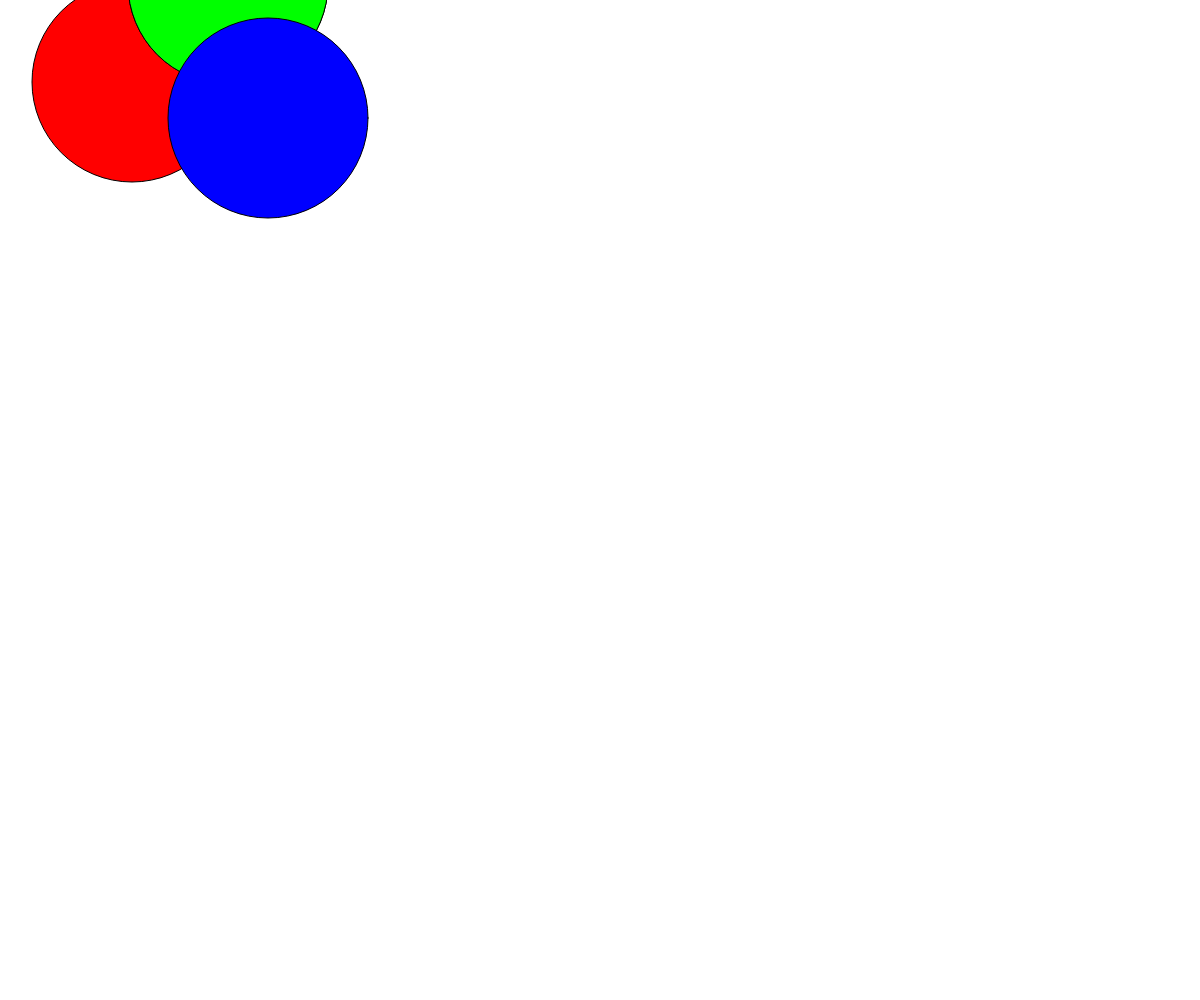
Frame 1 (no input)
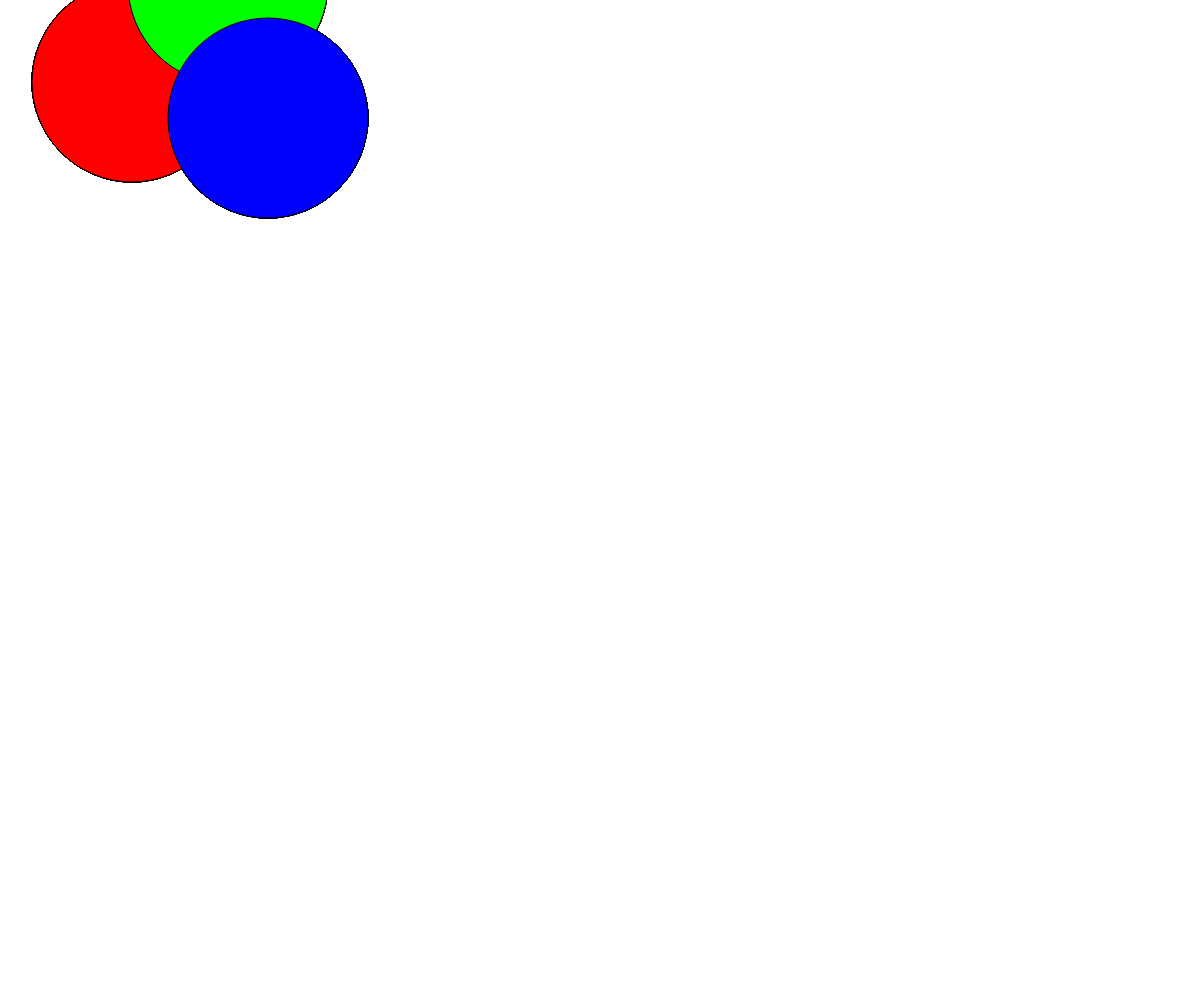
Frame 60 (no input)
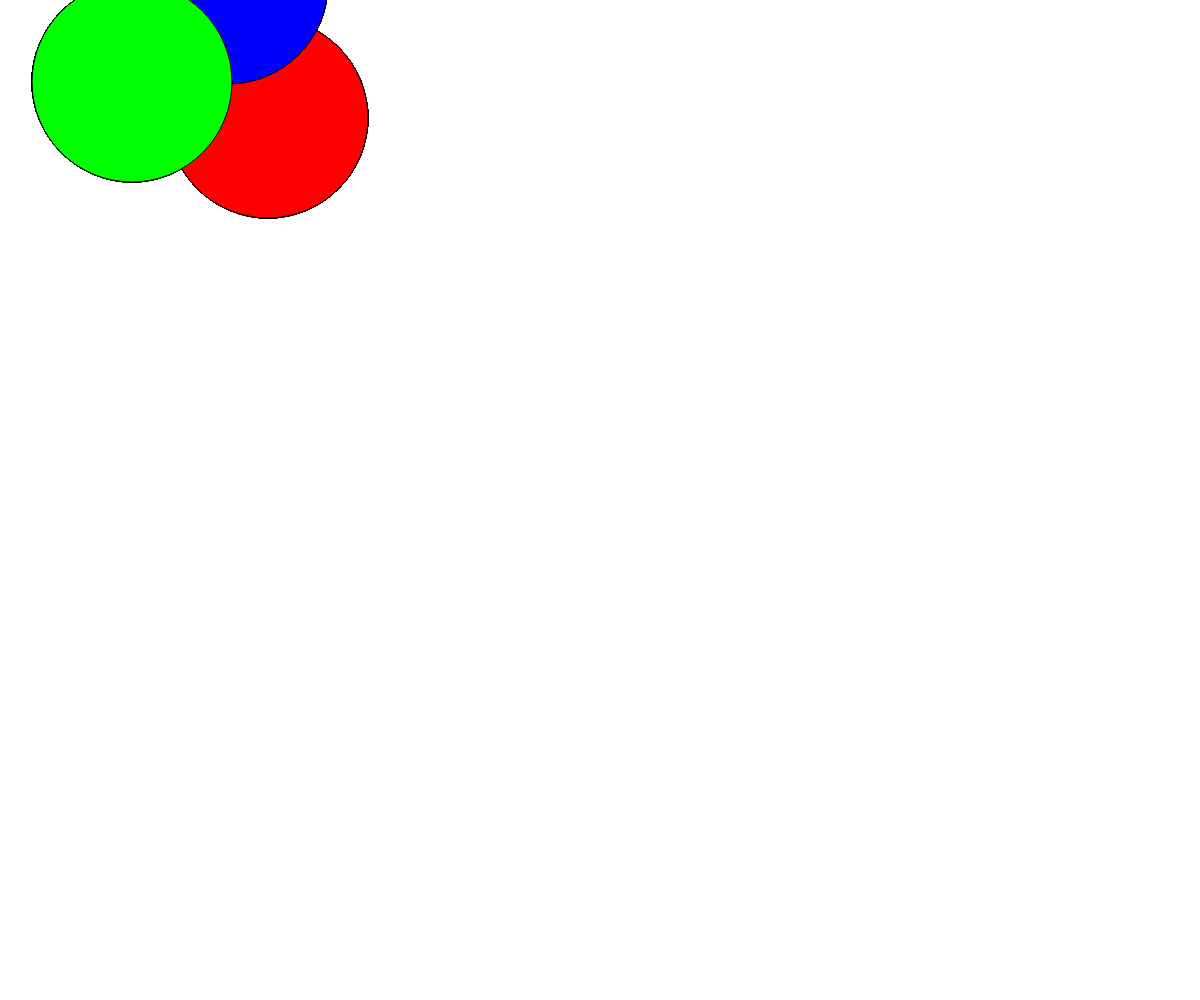
Frame 120 (the mouse pressed at the canvas centre since frame 60)

The p5.js sketch that drew these frames (run headless with seeded random() and noise() and a simulated clock; from frame 60 on, the mouse is pressed at the canvas centre):

// p5.js sketch
// ── sketch.js
function setup() {
  createCanvas(window.innerWidth, window.innerHeight); 
 
}


function draw() {

if(mouseIsPressed) {
  
  ellipse(268, 118, 200, 200);
  fill(0, 0, 255);
  ellipse(228, -16, 200, 200);
 fill(0, 0, 255);
  ellipse(228, -16, 200, 200);
  fill(0, 255, 0);
 ellipse(132, 82, 200, 200);
 fill(255, 0, 0);
} else {
 fill(255, 0, 0);
 ellipse(132, 82, 200, 200);
 ellipse(228, -16, 200, 200);
 fill(0, 255, 0);
 ellipse(228, -16, 200, 200);
 fill(0, 0, 255);
ellipse(268, 118, 200, 200);
}

}
